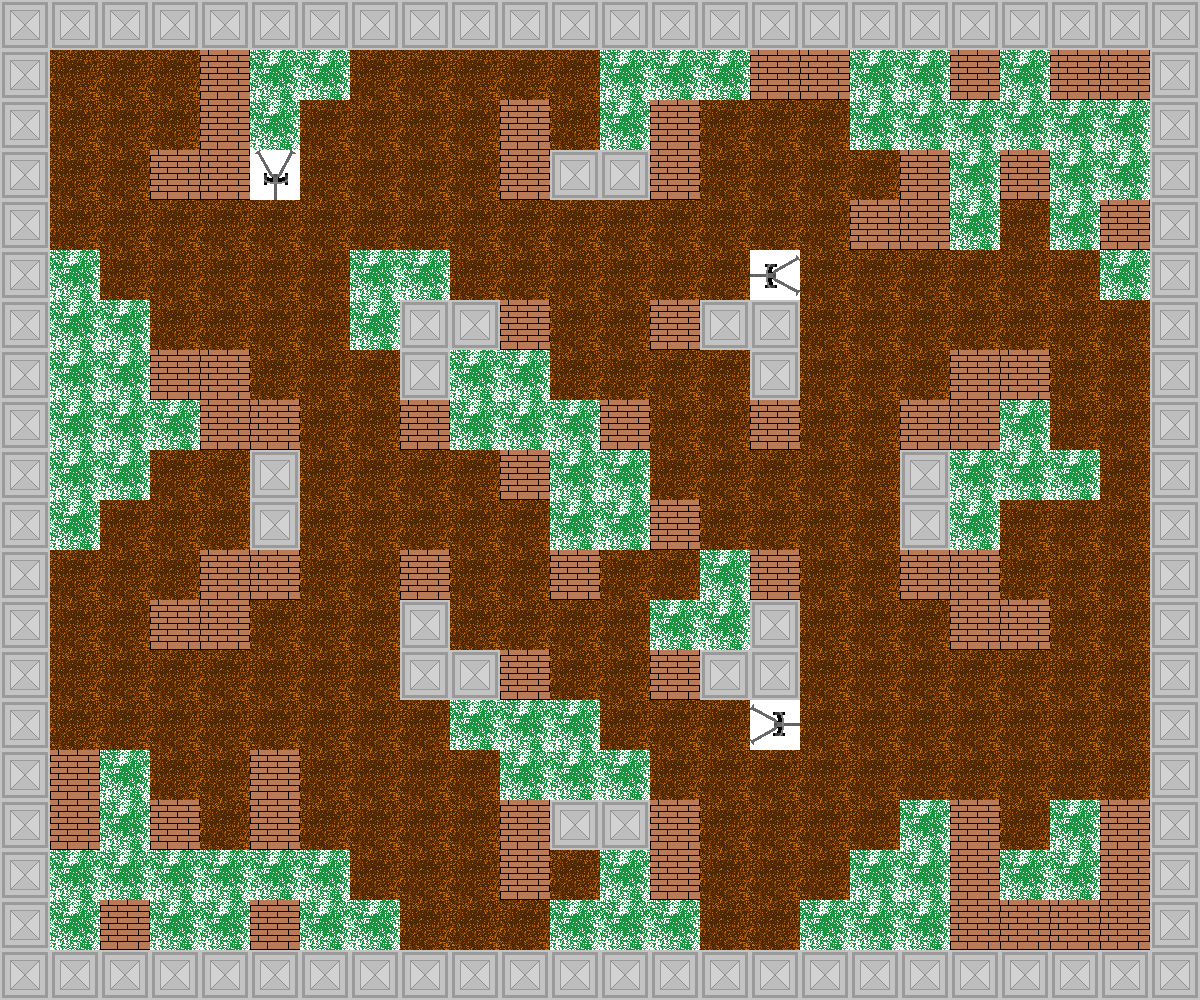

The image is a tile-based game level rendered from a .tmx file. Its description and complete source (layers, tilesets, objects, tile grids) follow:
An orthogonal 24x20 tile map with 50x50 px tiles, 3 tile layers (Ground & Obstacles, Guns & Entities, Bushes).

<map version="1.2" tiledversion="1.2.3" orientation="orthogonal" renderorder="right-down" width="24" height="20" tilewidth="50" tileheight="50" infinite="0" nextlayerid="5" nextobjectid="5">
 <tileset firstgid="1" source="Map.tsx" />
 <layer id="1" name="Ground &amp; Obstacles" width="24" height="20">
  <data encoding="csv">
2,2,2,2,2,2,2,2,2,2,2,2,2,2,2,2,2,2,2,2,2,2,2,2,
2,3,3,3,4,3,3,3,3,3,3,3,3,3,3,4,4,3,3,4,3,4,4,2,
2,3,3,3,4,3,3,3,3,3,4,3,3,4,3,3,3,3,3,3,3,3,3,2,
2,3,3,4,4,3,3,3,3,3,4,2,2,4,3,3,3,3,4,3,4,3,3,2,
2,3,3,3,3,3,3,3,3,3,3,3,3,3,3,3,3,4,4,3,3,3,4,2,
2,3,3,3,3,3,3,3,3,3,3,3,3,3,3,3,3,3,3,3,3,3,3,2,
2,3,3,3,3,3,3,3,2,2,4,3,3,4,2,2,3,3,3,3,3,3,3,2,
2,3,3,4,4,3,3,3,2,3,3,3,3,3,3,2,3,3,3,4,4,3,3,2,
2,3,3,3,4,4,3,3,4,3,3,3,4,3,3,4,3,3,4,4,3,3,3,2,
2,3,3,3,3,2,3,3,3,3,4,3,3,3,3,3,3,3,2,3,3,3,3,2,
2,3,3,3,3,2,3,3,3,3,3,3,3,4,3,3,3,3,2,3,3,3,3,2,
2,3,3,3,4,4,3,3,4,3,3,4,3,3,3,4,3,3,4,4,3,3,3,2,
2,3,3,4,4,3,3,3,2,3,3,3,3,3,3,2,3,3,3,4,4,3,3,2,
2,3,3,3,3,3,3,3,2,2,4,3,3,4,2,2,3,3,3,3,3,3,3,2,
2,3,3,3,3,3,3,3,3,3,3,3,3,3,3,3,3,3,3,3,3,3,3,2,
2,4,3,3,3,4,3,3,3,3,3,3,3,3,3,3,3,3,3,3,3,3,3,2,
2,4,3,4,3,4,3,3,3,3,4,2,2,4,3,3,3,3,3,4,3,3,4,2,
2,3,3,3,3,3,3,3,3,3,4,3,3,4,3,3,3,3,3,4,3,3,4,2,
2,3,4,3,3,4,3,3,3,3,3,3,3,3,3,3,3,3,3,4,4,4,4,2,
2,2,2,2,2,2,2,2,2,2,2,2,2,2,2,2,2,2,2,2,2,2,2,2
</data>
 </layer>
 <layer id="4" name="Guns &amp; Entities" width="24" height="20">
  <data encoding="csv">
0,0,0,0,0,0,0,0,0,0,0,0,0,0,0,0,0,0,0,0,0,0,0,0,
0,0,0,0,0,0,0,0,0,0,0,0,0,0,11,0,0,0,0,0,0,0,0,0,
0,0,0,0,0,0,0,0,0,0,0,0,0,0,0,0,0,0,0,0,11,10,0,0,
0,0,0,0,0,10,0,0,0,0,0,0,0,0,0,0,0,0,0,0,0,0,0,0,
0,0,0,0,0,0,0,0,0,0,0,0,0,0,0,0,0,0,0,0,0,0,0,0,
0,0,0,0,0,0,0,0,0,0,0,0,0,0,0,11,0,0,0,0,0,0,0,0,
0,13,0,0,0,0,0,0,0,0,0,0,0,0,0,0,0,0,0,0,0,0,0,0,
0,0,0,0,0,0,0,0,0,13,0,0,0,0,0,0,0,0,0,0,0,0,0,0,
0,0,0,11,0,0,0,0,0,10,0,0,0,0,0,0,0,0,0,0,0,0,0,0,
0,0,0,0,0,0,0,0,0,0,0,0,10,0,0,0,0,0,0,13,0,0,0,0,
0,0,0,0,0,0,0,0,0,0,0,12,0,0,0,0,0,0,0,0,0,0,0,0,
0,0,0,0,0,0,0,0,0,0,0,0,0,0,0,0,0,0,0,0,0,0,0,0,
0,0,0,0,0,0,0,0,0,0,0,0,0,11,12,0,0,0,0,0,0,0,0,0,
0,0,0,0,0,0,0,0,0,0,0,0,0,0,0,0,0,0,0,0,0,0,0,0,
0,0,0,0,0,0,0,0,0,0,11,0,0,0,0,13,0,0,0,0,0,0,0,0,
0,0,0,0,0,0,0,0,0,0,0,0,13,0,0,0,0,0,0,0,0,0,0,0,
0,0,0,0,0,0,0,0,0,0,0,0,0,0,0,0,0,0,0,0,0,0,0,0,
0,0,12,0,12,13,0,0,0,0,0,0,0,0,0,0,0,0,12,0,0,12,0,0,
0,0,0,0,0,0,0,0,0,0,0,13,0,0,0,0,0,0,0,0,0,0,0,0,
0,0,0,0,0,0,0,0,0,0,0,0,0,0,0,0,0,0,0,0,0,0,0,0
</data>
 </layer>
 <layer id="3" name="Bushes" width="24" height="20">
  <data encoding="csv">
0,0,0,0,0,0,0,0,0,0,0,0,0,0,0,0,0,0,0,0,0,0,0,0,
0,0,0,0,0,1,1,0,0,0,0,0,1,1,1,0,0,1,1,0,1,0,0,0,
0,0,0,0,0,1,0,0,0,0,0,0,1,0,0,0,0,1,1,1,1,1,1,0,
0,0,0,0,0,0,0,0,0,0,0,0,0,0,0,0,0,0,0,1,0,1,1,0,
0,0,0,0,0,0,0,0,0,0,0,0,0,0,0,0,0,0,0,1,0,1,0,0,
0,1,0,0,0,0,0,1,1,0,0,0,0,0,0,0,0,0,0,0,0,0,1,0,
0,1,1,0,0,0,0,1,0,0,0,0,0,0,0,0,0,0,0,0,0,0,0,0,
0,1,1,0,0,0,0,0,0,1,1,0,0,0,0,0,0,0,0,0,0,0,0,0,
0,1,1,1,0,0,0,0,0,1,1,1,0,0,0,0,0,0,0,0,1,0,0,0,
0,1,1,0,0,0,0,0,0,0,0,1,1,0,0,0,0,0,0,1,1,1,0,0,
0,1,0,0,0,0,0,0,0,0,0,1,1,0,0,0,0,0,0,1,0,0,0,0,
0,0,0,0,0,0,0,0,0,0,0,0,0,0,1,0,0,0,0,0,0,0,0,0,
0,0,0,0,0,0,0,0,0,0,0,0,0,1,1,0,0,0,0,0,0,0,0,0,
0,0,0,0,0,0,0,0,0,0,0,0,0,0,0,0,0,0,0,0,0,0,0,0,
0,0,0,0,0,0,0,0,0,1,1,1,0,0,0,0,0,0,0,0,0,0,0,0,
0,0,1,0,0,0,0,0,0,0,1,1,1,0,0,0,0,0,0,0,0,0,0,0,
0,0,1,0,0,0,0,0,0,0,0,0,0,0,0,0,0,0,1,0,0,1,0,0,
0,1,1,1,1,1,1,0,0,0,0,0,1,0,0,0,0,1,1,0,1,1,0,0,
0,1,0,1,1,0,1,1,0,0,0,1,1,1,0,0,1,1,1,0,0,0,0,0,
0,0,0,0,0,0,0,0,0,0,0,0,0,0,0,0,0,0,0,0,0,0,0,0
</data>
 </layer>
</map>
